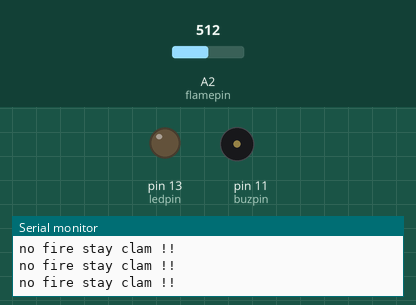
Recording of a sketch running on a simulated Arduino Uno, built with avr-gcc and run on an emulated ATmega328P. Shown: output pins drawn as LEDs (lit = HIGH), buzzer (waves = sounding), the last lines printed to the serial monitor. Inputs (shaded band) come from the test bench; at power-on: A2 (flamepin) = 512.

Above: at 1.2 s.
1.3 s: A2 (flamepin) set to 209
2.8 s: A2 (flamepin) set to 188
At 3.7 s:
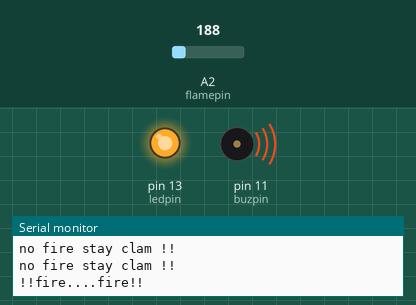
4.3 s: A2 (flamepin) set to 210
At 5.6 s:
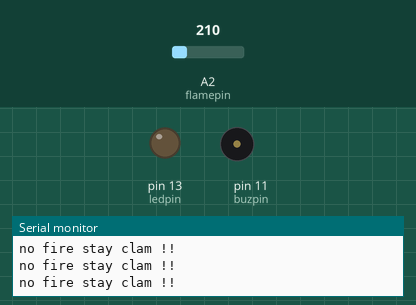
6.3 s: A2 (flamepin) set to 190
At 6.9 s:
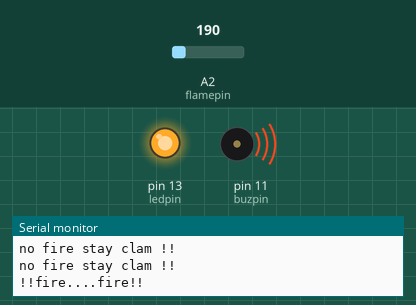
Timing chart, 0 to 8.8 s (numbered marks = the images above; inputs shaded):
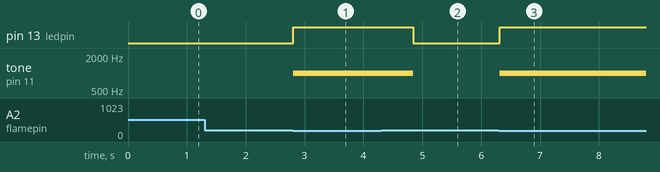

Measured:
- the behaviour switches between 201 and 200 on A2 (flamepin) (found by bisection; images 0 and 1)
- after the input at 2.8 s, pin 13 (ledpin): LOW → HIGH at once; tone on pin 11 (buzpin): silent → 1000 Hz at once
- after the input at 4.3 s, pin 13 (ledpin): HIGH → LOW after 0.54 s; tone on pin 11 (buzpin): 1000 Hz → silent after 0.54 s
- after the input at 6.3 s, pin 13 (ledpin): LOW → HIGH at once; tone on pin 11 (buzpin): silent → 1000 Hz at once

The sketch:

combine.ino
```cpp
#include <SoftwareSerial.h>
SoftwareSerial Bluetooth(10, 9);
const int ledpin=13;
const int flamepin=A2;
const int buzpin=11;
const int threshold=200;
int flamesensvalue=0;
int data=0;
void setup() {
Bluetooth.begin(9600);
Serial.begin(9600);
pinMode(ledpin,OUTPUT);
pinMode(flamepin,INPUT);
pinMode(buzpin,OUTPUT);
Serial.println("Waiting for command...");
Bluetooth.println("!!  ........FOREST....FIRE.....ALERT...AND....MONITORING.......SYSTEM........  !!");
}
void loop() {
flamesensvalue=analogRead(flamepin);
if (flamesensvalue<=threshold) {
digitalWrite(ledpin,HIGH);
tone(buzpin,1000);
Serial.println("!!fire....fire!!");
Bluetooth.println("!!fire....fire!!");
delay(1000);
}
else{
digitalWrite(ledpin,LOW);
noTone(buzpin);
Serial.println("no fire stay clam !!");
Bluetooth.println("no fire stay clam !!");
}
}
```
